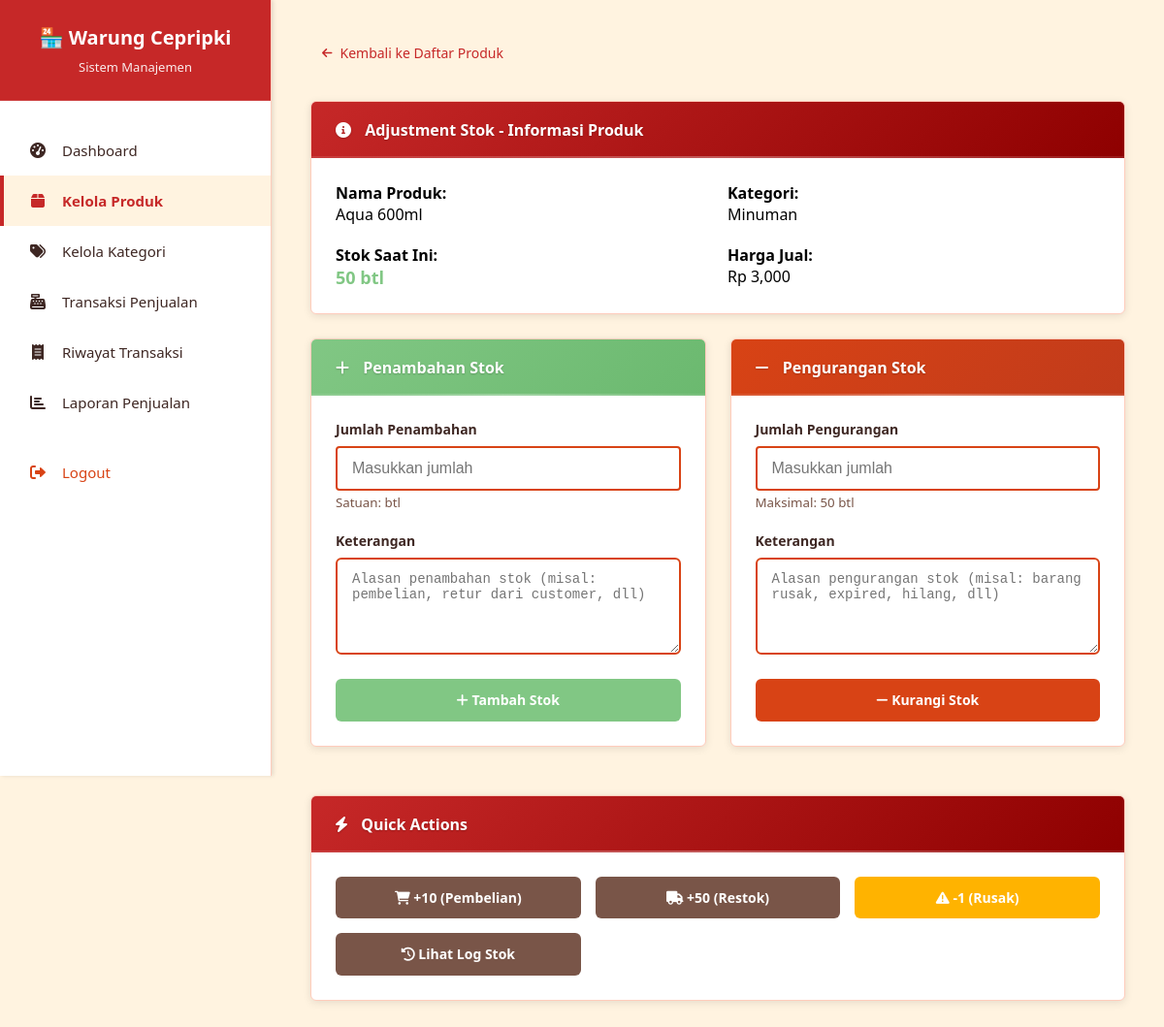
Screenshot of /adjustment-stok.php?id=2 (signed in) with the database file from the repository.
### tables this page shows
CREATE TABLE produk (
    id_produk INT AUTO_INCREMENT PRIMARY KEY,
    nama_produk VARCHAR(255) NOT NULL,
    id_kategori INT,
    harga_beli DECIMAL(10,2) NOT NULL,
    harga_jual DECIMAL(10,2) NOT NULL,
    stok INT DEFAULT 0,
    stok_minimum INT DEFAULT 5,
    satuan VARCHAR(50) DEFAULT 'pcs',
    barcode VARCHAR(100),
    deskripsi TEXT,
    status ENUM('aktif', 'nonaktif') DEFAULT 'aktif',
    created_at TIMESTAMP DEFAULT CURRENT_TIMESTAMP,
    updated_at TIMESTAMP DEFAULT CURRENT_TIMESTAMP ON UPDATE CURRENT_TIMESTAMP,
    FOREIGN KEY (id_kategori) REFERENCES kategori(id_kategori) ON DELETE SET NULL,
    INDEX idx_nama_produk (nama_produk),
    INDEX idx_barcode (barcode),
    INDEX idx_status (status)
);

### adjustment-stok.php (the view, shortened to what this page needs)
<?php
require_once 'includes/layout.php';
$product = null;
$id_produk = isset($_GET['id']) ? (int)$_GET['id'] : 0;
try {
    $conn = getConnection();
    $stmt = $conn->prepare("
        SELECT p.*, COALESCE(k.nama_kategori, 'Tanpa Kategori') as nama_kategori
        FROM produk p
        LEFT JOIN kategori k ON p.id_kategori = k.id_kategori
        WHERE p.id_produk = ?
    ");
    $stmt->execute([$id_produk]);
    $product = $stmt->fetch();
} catch (Exception $e) {
    $error_message = 'Terjadi kesalahan dalam memuat data: ' . $e->getMessage();
}
?>
<nav style="margin-bottom: 20px;">
    <a href="produk.php" style="color: var(--primary-color); text-decoration: none;">
        <i class="fas fa-arrow-left"></i> Kembali ke Daftar Produk
    </a>
</nav>
<?php if ($product): ?>
<div class="card mb-25">
    <div class="card-header">
        <i class="fas fa-info-circle"></i> Adjustment Stok - Informasi Produk
    </div>
    <div class="card-body">
        <div style="display: grid; grid-template-columns: repeat(auto-fit, minmax(250px, 1fr)); gap: 20px;">
            <div>
                <strong>Nama Produk:</strong><br>
                <?php echo htmlspecialchars($product['nama_produk']); ?>
            </div>
            <div>
                <strong>Kategori:</strong><br>
                <?php echo htmlspecialchars($product['nama_kategori']); ?>
            </div>
            <div>
                <strong>Stok Saat Ini:</strong><br>
                <span style="color: <?php echo ($product['stok'] <= $product['stok_minimum']) ? 'var(--danger-color)' : 'var(--success-color)'; ?>; font-weight: bold; font-size: 18px;">
                    <?php echo number_format($product['stok']); ?> <?php echo $product['satuan']; ?>
                </span>
            </div>
            <div>
                <strong>Harga Jual:</strong><br>
                Rp <?php echo number_format($product['harga_jual']); ?>
            </div>
        </div>
    </div>
</div>
<div style="display: grid; grid-template-columns: 1fr 1fr; gap: 25px;">
    <div class="card">
        <div class="card-header" style="background: linear-gradient(135deg, var(--success-color) 0%, #6bb96f 100%);">
            <i class="fas fa-plus"></i> Penambahan Stok
        </div>
        <div class="card-body">
            <form method="POST" action="">
                <div class="form-group mb-20">
                    <label for="jumlah_masuk">Jumlah Penambahan</label>
                    <input type="number" id="jumlah_masuk" name="jumlah" class="form-control"
                           min="1" required placeholder="Masukkan jumlah">
                    <small style="color: var(--text-light);">Satuan: <?php echo $product['satuan']; ?></small>
                </div>
                <div class="form-group mb-20">
                    <label for="keterangan_masuk">Keterangan</label>
                    <textarea id="keterangan_masuk" name="keterangan" class="form-control" rows="3"
                              required placeholder="Alasan penambahan stok (misal: pembelian, retur dari customer, dll)"></textarea>
                </div>
                <button type="submit" class="btn btn-success" style="width: 100%;">
                    <i class="fas fa-plus"></i> Tambah Stok
                </button>
            </form>
        </div>
    </div>
    <div class="card">
        <div class="card-header" style="background: linear-gradient(135deg, var(--danger-color) 0%, #c13b1b 100%);">
            <i class="fas fa-minus"></i> Pengurangan Stok
        </div>
        <div class="card-body">
            <form method="POST" action="">
                <div class="form-group mb-20">
                    <label for="jumlah_keluar">Jumlah Pengurangan</label>
                    <input type="number" id="jumlah_keluar" name="jumlah" class="form-control"
                           min="1" max="<?php echo $product['stok']; ?>" required placeholder="Masukkan jumlah">
                    <small style="color: var(--text-light);">
                        Maksimal: <?php echo number_format($product['stok']); ?> <?php echo $product['satuan']; ?>
                    </small>
                </div>
                <div class="form-group mb-20">
                    <label for="keterangan_keluar">Keterangan</label>
                    <textarea id="keterangan_keluar" name="keterangan" class="form-control" rows="3"
                              required placeholder="Alasan pengurangan stok (misal: barang rusak, expired, hilang, dll)"></textarea>
                </div>
                <button type="submit" class="btn btn-danger" style="width: 100%;"
                        <?php echo ($product['stok'] <= 0) ? 'disabled' : ''; ?>>
                    <i class="fas fa-minus"></i> Kurangi Stok
                </button>
            </form>
        </div>
    </div>
</div>
<div class="card mt-25">
    <div class="card-header">
        <i class="fas fa-bolt"></i> Quick Actions
    </div>
    <div class="card-body">
        <div style="display: grid; grid-template-columns: repeat(auto-fit, minmax(200px, 1fr)); gap: 15px;">
            <button class="btn btn-secondary" onclick="quickAdjustment('masuk', 10, 'Pembelian rutin')">
                <i class="fas fa-shopping-cart"></i> +10 (Pembelian)
            </button>
            <button class="btn btn-secondary" onclick="quickAdjustment('masuk', 50, 'Restok bulanan')">
                <i class="fas fa-truck"></i> +50 (Restok)
            </button>
            <button class="btn btn-warning" onclick="quickAdjustment('keluar', 1, 'Barang rusak')">
                <i class="fas fa-exclamation-triangle"></i> -1 (Rusak)
            </button>
            <a href="log-stok.php?id=<?php echo $product['id_produk']; ?>" class="btn btn-secondary">
                <i class="fas fa-history"></i> Lihat Log Stok
            </a>
        </div>
    </div>
</div>
<?php else: ?>
<div class="alert alert-danger">
    Produk tidak ditemukan.
</div>
<?php endif; ?>

### assets/css/style.css (style rules this page uses)
* { margin: 0; padding: 0; box-sizing: border-box; }
.btn, button.btn, a.btn { box-sizing: border-box; }
:root { --primary-color: #c62828; --primary-light: #ef5350; --primary-dark: #8e0000; --secondary-color: #fff3e0; --text-color: #3e2723; --text-light: #795548; --border-color: #ffccbc; --success-color: #81c784; --danger-color: #d84315; --warning-color: #ffb300; }
body { font-family: "Segoe UI", Tahoma, Geneva, Verdana, sans-serif; background: var(--secondary-color); min-height: 100vh; }
body.dashboard-page { margin: 0; overflow-x: hidden; }
.form-group { margin-bottom: 20px; }
.form-group label { display: block; margin-bottom: 8px; color: var(--text-color); font-weight: 600; font-size: 14px; }
.form-group label:after { content: " *"; color: var(--danger-color); display: none; }
.form-group input { width: 100%; padding: 12px 15px; border: 2px solid var(--border-color); border-radius: 4px; font-size: 16px; transition: border-color 0.3s ease; background: white; }
textarea.form-control { resize: vertical; min-height: 100px; }
.form-control { width: 100%; padding: 12px 15px; border: 2px solid var(--border-color); border-radius: 6px; font-size: 14px; transition: all 0.3s ease; background: white; }
.form-control:invalid { border-color: var(--danger-color); }
.form-group label[for] { position: relative; }
.mb-20 { margin-bottom: 20px; }
.mb-25 { margin-bottom: 25px; }
.mt-25 { margin-top: 25px; }
.card { animation: slideUp 0.3s ease-out; }
input, select, textarea, .form-control, .menu-item, .card { transition: color 0.2s ease, background-color 0.2s ease, border-color 0.2s ease; }
.btn, button.btn, a.btn { display: inline-block; padding: 12px 20px; background: var(--primary-color); color: white; border: none; border-radius: 6px; text-decoration: none; font-size: 14px; font-weight: 600; cursor: pointer; transition: all 0.3s ease; text-align: center; line-height: 1.4; vertical-align: middle; user-select: none; box-sizing: border-box; }
.btn.btn-secondary, .btn-secondary { background: var(--text-light); color: white; }
.btn.btn-success, .btn-success { background: var(--success-color); color: white; }
.btn.btn-danger, .btn-danger { background: var(--danger-color); color: white; }
.btn.btn-warning, .btn-warning { background: var(--warning-color); color: white; }
.btn i { margin-right: 8px; }
.btn i:only-child { margin-right: 0; }
.card { background: white; border-radius: 6px; box-shadow: 0 2px 8px rgba(0, 0, 0, 0.1); border: 1px solid var(--border-color); overflow: hidden; margin-bottom: 25px; }
.card-header { background: linear-gradient( 135deg, var(--primary-color) 0%, var(--primary-dark) 100% ); color: white; padding: 18px 25px; font-weight: 600; font-size: 16px; border-bottom: none; position: relative; text-shadow: 0 1px 2px rgba(0, 0, 0, 0.2); }
.card-header::after { content: ""; position: absolute; bottom: 0; left: 0; right: 0; height: 2px; background: linear-gradient( 90deg, rgba(255, 255, 255, 0.1) 0%, rgba(255, 255, 255, 0.3) 50%, rgba(255, 255, 255, 0.1) 100% ); }
.card-header i { margin-right: 10px; }
.card-body { padding: 25px; }
nav { margin-bottom: 20px; padding: 12px 0; }
nav a { color: var(--primary-color); text-decoration: none; font-weight: 500; font-size: 14px; display: inline-flex; align-items: center; gap: 8px; padding: 8px 12px; border-radius: 4px; transition: all 0.2s ease; }
nav a i { font-size: 12px; }
.btn, button.btn, a.btn { font-family: inherit; -webkit-appearance: none; -moz-appearance: none; appearance: none; }

### rows the page displays
produk: nama_produk "Aqua 600ml", stok "50", satuan "btl", harga_jual "3,000"

### other values shown
$item['label'] "Dashboard"
$item['label'] "Kelola Produk"
$item['label'] "Kelola Kategori"
$item['label'] "Transaksi Penjualan"
$item['label'] "Riwayat Transaksi"
$item['label'] "Laporan Penjualan"
$product['nama_kategori'] "Minuman"
